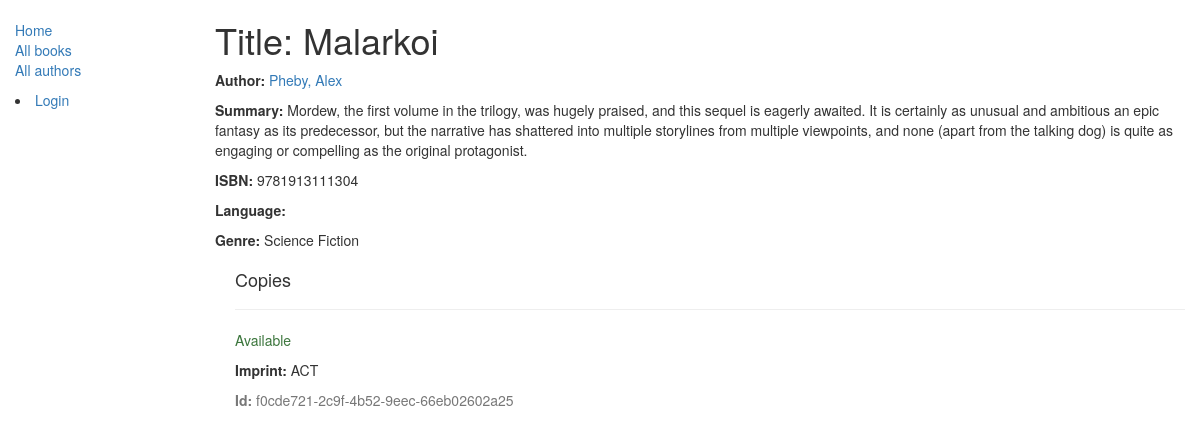
Before: /catalog/book/1 with the older database file.
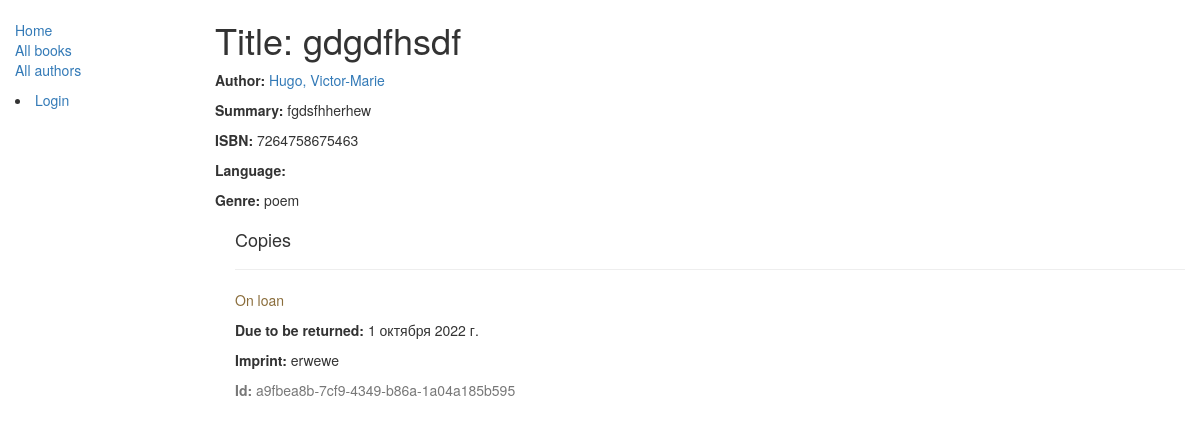
After: the same page with the newer database file.
### catalog/models.py (models this page shows, shortened)
class Book(models.Model):
    title = models.CharField(max_length=200)
    author = models.ForeignKey('Author', on_delete=models.SET_NULL, null=True)
    summary = models.TextField(max_length=1000, help_text="Enter a brief description of the book")
    isbn = models.CharField('ISBN', max_length=13, help_text='13 Character <a href="https://www.isbn-international.org/content/what-isbn">ISBN number</a>')
    genre = models.ManyToManyField(Genre, help_text="Select a genre for this book")
    def display_genre(self):
        return ', '.join([genre.name for genre in self.genre.all()[:3]])
    display_genre.short_description = 'Genre'

class Author(models.Model):
    first_name = models.CharField(max_length=100)
    last_name = models.CharField(max_length=100)
    date_of_birth = models.DateField(null=True, blank=True)
    date_of_death = models.DateField('Died', null=True, blank=True)
    def get_absolute_url(self):
        return reverse('author-detail', args=[str(self.id)])
    def __str__(self):
        return '%s, %s' % (self.last_name, self.first_name)

class Genre(models.Model):
    name = models.CharField(max_length=200, help_text="Enter a book genre (e.g. Science Fiction, French Poetry etc.)")
    def __str__(self):
        return self.name

class BookInstance(models.Model):
    id = models.UUIDField(primary_key=True, default=uuid.uuid4,
                          help_text="Unique ID for this particular book across whole library")
    book = models.ForeignKey('Book', on_delete=models.RESTRICT, null=True)
    imprint = models.CharField(max_length=200)
    due_back = models.DateField(null=True, blank=True)
    borrower = models.ForeignKey(User, on_delete=models.SET_NULL, null=True, blank=True)
    LOAN_STATUS = (
        ('d', 'Maintenance'),
        ('o', 'On loan'),
        ('a', 'Available'),
        ('r', 'Reserved'),
    )
    status = models.CharField(
        max_length=1,
        choices=LOAN_STATUS,
        blank=True,
        default='d',
        help_text='Book availability')
    class Meta:
        ordering = ['due_back']
        permissions = (("can_mark_returned", "Set book as returned"),)

### catalog/views.py (the view)
# urls.py: path('book/<int:pk>', views.BookDetailView.as_view(), name='book-detail'),
class BookDetailView(generic.DetailView):
    model = Book
    template_name = 'book_detail.html'

### catalog/templates/book_detail.html
{% extends "base_generic.html" %}
{% block content %}
  <h1>Title: {{ book.title }}</h1>
  <p><strong>Author:</strong> <a href="{{book.author.get_absolute_url}}">{{ book.author }}</a></p>
  <p><strong>Summary:</strong> {{ book.summary }}</p>
  <p><strong>ISBN:</strong> {{ book.isbn }}</p>
  <p><strong>Language:</strong> {{ book.language }}</p>
  <p><strong>Genre:</strong> {{ book.genre.all|join:", " }}</p>
  <div style="margin-left:20px;margin-top:20px">
    <h4>Copies</h4>
    {% for copy in book.bookinstance_set.all %}
      <hr>
      <p class="{% if copy.status == 'a' %}text-success{% elif copy.status == 'm' %}text-danger{% else %}text-warning{% endif %}">
        {{ copy.get_status_display }}
      </p>
      {% if copy.status != 'a' %}
        <p><strong>Due to be returned:</strong> {{ copy.due_back }}</p>
      {% endif %}
      <p><strong>Imprint:</strong> {{ copy.imprint }}</p>
      <p class="text-muted"><strong>Id:</strong> {{ copy.id }}</p>
    {% endfor %}
  </div>
{% endblock %}

Changed rows visible on the page:
removed BookInstance: status "Available", imprint "ACT", id "f0cde721-2c9f-4b52-9eec-66eb02602a25"
changed Book: title "Malarkoi" → "gdgdfhsdf"; author "Pheby, Alex" → "Hugo, Victor-Marie"; summary "Mordew, the first volume in the trilogy, was hugely praised, and this sequel is eagerly awaited. It is certainly as unusual and ambitious an epic fantasy as its predecessor, but the narrative has shattered into multiple storylines from multiple viewpoints, and none (apart from the talking dog) is quite as engaging or compelling as the original protagonist." → "fgdsfhherhew"; isbn "9781913111304" → "7264758675463"; genre.all "Science Fiction" → "poem"
added BookInstance: status "On loan", due_back "1 октября 2022 г.", imprint "erwewe", id "a9fbea8b-7cf9-4349-b86a-1a04a185b595"
